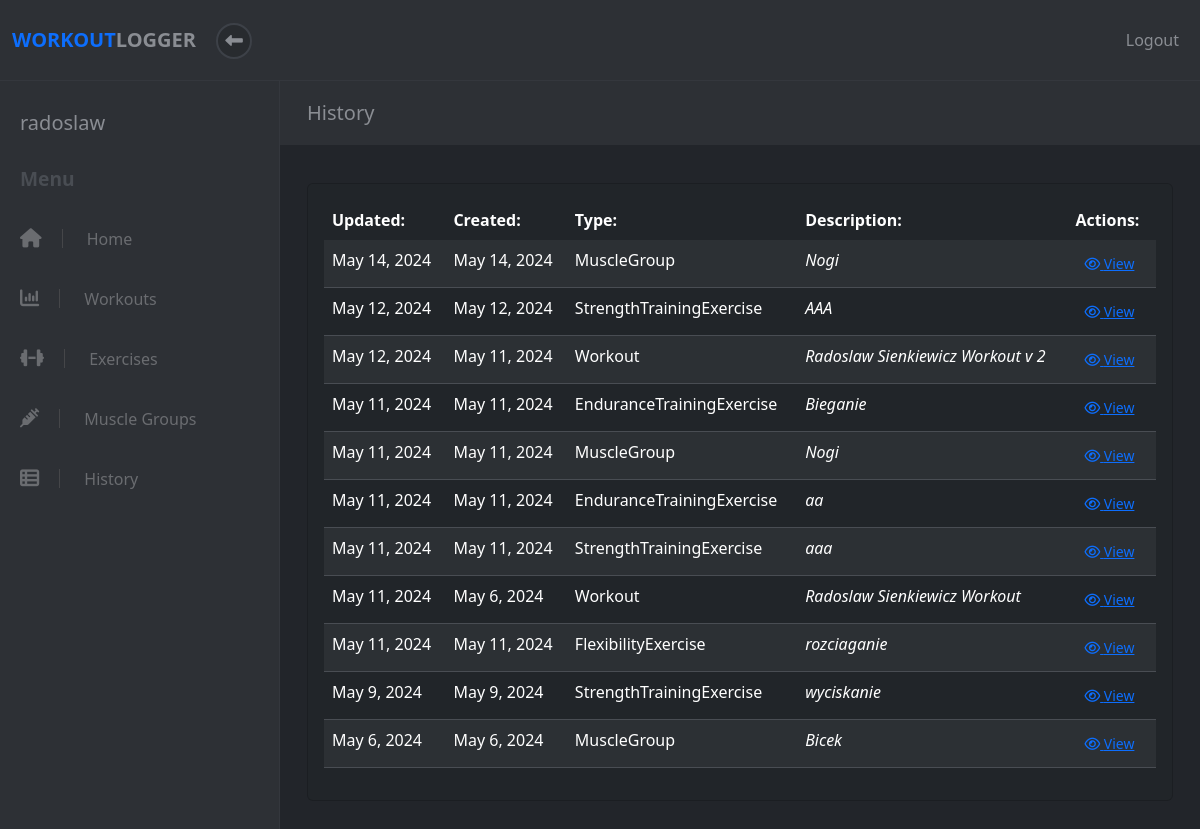
The page /history (signed in) on the database as committed earlier.
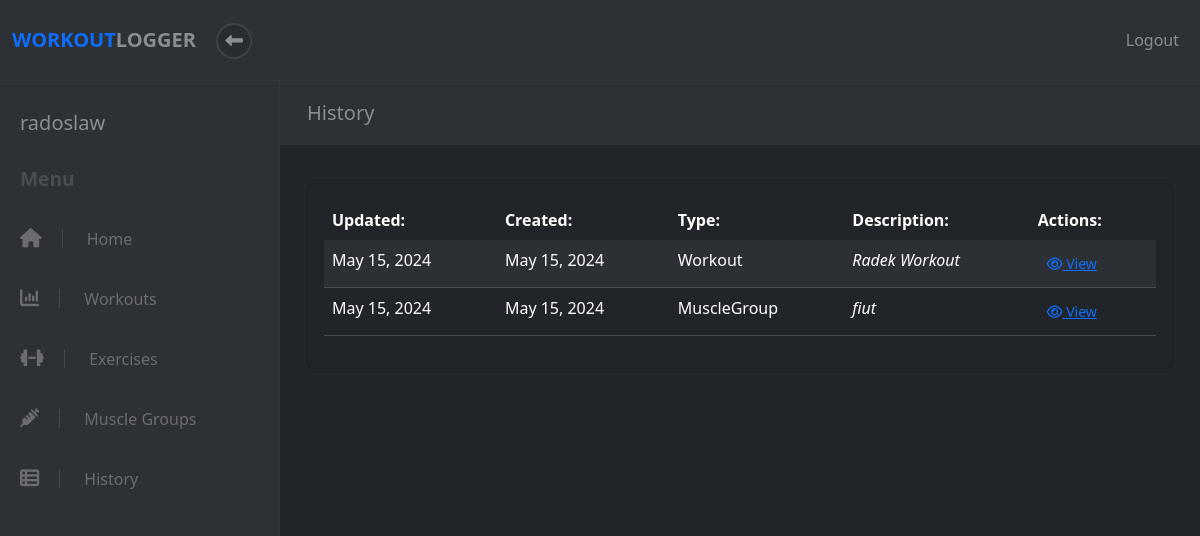
The same page on the database as committed later.
### apps/workout/models.py (models this page shows, shortened)
class MuscleGroup(models.Model):
    name = models.CharField(max_length=50)
    size = models.IntegerField(default=10)
    user = models.ForeignKey(User, on_delete=models.CASCADE, default=None)
    created_at = models.DateTimeField(auto_now_add=True)
    updated_at = models.DateTimeField(auto_now=True)
    objects = MuscleGroupManager()
    def class_name(self):
        return self.__class__.__name__

class Exercise(models.Model):
    name = models.CharField(max_length=50)
    description = models.CharField(max_length=150)
    workout = models.ForeignKey(Workout, on_delete=models.CASCADE, related_name='%(class)s', default=None)
    muscle_group = models.ForeignKey(MuscleGroup, on_delete=models.CASCADE, default=None)
    user = models.ForeignKey(User, on_delete=models.CASCADE, default=None)
    created_at = models.DateTimeField(auto_now_add=True)
    updated_at = models.DateTimeField(auto_now=True)
    objects = ExerciseManager()
    class Meta:
        ordering = ('name', 'muscle_group')
        abstract = True
    def class_name(self):
        return self.__class__.__name__

class StrengthTrainingExercise(Exercise):
    weight = models.DecimalField(max_digits=6, decimal_places=2)
    repetitions = models.PositiveIntegerField()
    objects = StrengthTrainingExerciseManager()

class Workout(models.Model):
    name = models.CharField(max_length=50)
    description = models.CharField(max_length=150)
    completed = models.BooleanField(default=False)
    user = models.ForeignKey(User, on_delete=models.CASCADE, default=None)
    created_at = models.DateTimeField(auto_now_add=True)
    updated_at = models.DateTimeField(auto_now=True)
    objects = WorkoutManager()
    def class_name(self):
        return self.__class__.__name__

class EnduranceTrainingExercise(Exercise):
    duration_minutes = models.PositiveIntegerField()
    distance_km = models.DecimalField(max_digits=6, decimal_places=2)
    objects = EnduranceTrainingExerciseManager()

class FlexibilityExercise(Exercise):
    stretch_type = models.CharField(max_length=50)
    objects = FlexibilityExerciseManager()

### apps/workout/views.py (the view)
# urls.py: re_path(r'^history$', views.view_all), # get all workouts
def view_all(request):
    try:
        user = User.objects.get(id=request.session["user_id"])
        workout_list = Workout.objects.filter(user__id=user.id)
        ste_list = StrengthTrainingExercise.objects.filter(user__id=user.id)
        ete_list = EnduranceTrainingExercise.objects.filter(user__id=user.id)
        be_list = BalanceExercise.objects.filter(user__id=user.id)
        fe_list = FlexibilityExercise.objects.filter(user__id=user.id)
        mg_list = MuscleGroup.objects.filter(user__id=user.id)
        page = request.GET.get('page', 1)
        data_list = list(chain(workout_list, ste_list,ete_list, be_list, fe_list, mg_list))
        paginator = Paginator(sorted(data_list, key=lambda x: x.updated_at, reverse=True), 12)
        try:
            data = paginator.page(page)
        except PageNotAnInteger:
            data = paginator.page(1)
        except EmptyPage:
            data = paginator.page(paginator.num_pages)
        data = {
            'user': user,
            'data': data,
        }
        return render(request, "workout/view_all.html", data)
    except (KeyError, User.DoesNotExist) as err:
        messages.info(request, "You must be logged in to view this page.", extra_tags="invalid_session")
        return redirect("/")

### apps/workout/templates/workout/view_all.html (shortened to what this page needs)
<!DOCTYPE html>
<html>
  <head>
    {% load static %}
    <link
      rel="stylesheet"
      href="{% static 'fontawesomefree/css/all.min.css' %}"
    />
    <link rel="stylesheet" href="../../static/workout/styles.css" />
    {% load bootstrap5 %} {% bootstrap_css %} {% bootstrap_javascript %}
  </head>
  <body>
    {% include 'workout/header.html' %}
    <div class="d-flex align-items-stretch">
      {% include 'workout/sidebar.html' %}
      <div class="page-content">
        <div class="page-header">
          <div class="container-fluid">
            <h2 class="h5 no-margin-bottom">History</h2>
          </div>
        </div>
        <section class="no-padding-bottom">
          <div class="container-fluid">
            <div class="row">
              <div class="col-lg-12 pb-4">
                {% if data %}
                <div class="card bg-dark add-exercise mb-4 mt-2">
                  <div class="card-body">
                    <table
                      class="table table-dark table-striped all-data-table text-light"
                    >
                      <thead>
                        <tr>
                          <th scope="col">Updated:</th>
                          <th scope="col">Created:</th>
                          <th scope="col">Type:</th>
                          <th scope="col">Description:</th>
                          <th scope="col">Actions:</th>
                        </tr>
                      </thead>
                      <tbody>
                        {% for info in data %}
                        <tr>
                          <td scope="row">{{info.updated_at | date}}</td>
                          <td scope="row">{{info.created_at | date}}</td>
                          <td scope="row">{{info.class_name}}</td>
                          <td><em>{{info.name}}</em></td>
                          <td>
                            {% if info.class_name == 'Workout' %}
                            <form action="/workout/{{info.id}}">
                              <button
                                class="btn btn-link btn-sm view-link"
                                type="submit"
                              >
                                <i class="fa fa-eye"></i> View
                              </button>
                            </form>
                            {% elif info.class_name == 'MuscleGroup' %}
                            <form action="/musclegroup/{{info.id}}">
                              <button
                                class="btn btn-link btn-sm view-link"
                                type="submit"
                              >
                                <i class="fa fa-eye"></i> View
                              </button>
                            </form>
                            {% else %}
                            <form action="/exercise/{{info.id}}">
                              <button
                                class="btn btn-link btn-sm view-link"
                                type="submit"
                              >
                                <i class="fa fa-eye"></i> View
                              </button>
                            </form>
                            {% endif %}
                          </td>
                        </tr>
                        {% endfor %}
                      </tbody>
                    </table>
                  </div>
                </div>
                {% endif %}
              </div>
            </div>
          </div>
        </section>
      </div>
    </div>
  </body>
</html>

Rows that differ between the two databases and show on the page:
removed MuscleGroup: updated_at "May 14, 2024", created_at "May 14, 2024", class_name "MuscleGroup", name "Nogi"
removed StrengthTrainingExercise: updated_at "May 12, 2024", created_at "May 12, 2024", class_name "StrengthTrainingExercise", name "AAA"
removed Workout: updated_at "May 12, 2024", created_at "May 11, 2024", class_name "Workout", name "Radoslaw Sienkiewicz Workout v 2"
removed EnduranceTrainingExercise: updated_at "May 11, 2024", created_at "May 11, 2024", class_name "EnduranceTrainingExercise", name "Bieganie"
removed MuscleGroup: updated_at "May 11, 2024", created_at "May 11, 2024", class_name "MuscleGroup", name "Nogi"
removed EnduranceTrainingExercise: updated_at "May 11, 2024", created_at "May 11, 2024", class_name "EnduranceTrainingExercise", name "aa"
removed StrengthTrainingExercise: updated_at "May 11, 2024", created_at "May 11, 2024", class_name "StrengthTrainingExercise", name "aaa"
removed FlexibilityExercise: updated_at "May 11, 2024", created_at "May 11, 2024", class_name "FlexibilityExercise", name "rozciaganie"
removed StrengthTrainingExercise: updated_at "May 9, 2024", created_at "May 9, 2024", class_name "StrengthTrainingExercise", name "wyciskanie"
changed Workout "Workout": updated_at "May 11, 2024" → "May 15, 2024"; created_at "May 6, 2024" → "May 15, 2024"; name "Radoslaw Sienkiewicz Workout" → "Radek Workout"
changed MuscleGroup "MuscleGroup": updated_at "May 6, 2024" → "May 15, 2024"; created_at "May 6, 2024" → "May 15, 2024"; name "Bicek" → "fiut"
